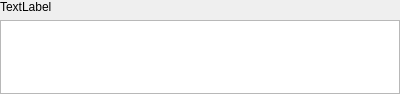
<?xml version="1.0" encoding="UTF-8"?>
<ui version="4.0">
 <class>Form</class>
 <widget class="QWidget" name="Form">
  <property name="geometry">
   <rect>
    <x>0</x>
    <y>0</y>
    <width>400</width>
    <height>94</height>
   </rect>
  </property>
  <property name="windowTitle">
   <string>Form</string>
  </property>
  <layout class="QGridLayout" name="gridLayout">
   <property name="leftMargin">
    <number>0</number>
   </property>
   <property name="topMargin">
    <number>0</number>
   </property>
   <property name="rightMargin">
    <number>0</number>
   </property>
   <property name="bottomMargin">
    <number>0</number>
   </property>
   <item row="0" column="0">
    <widget class="QLabel" name="username">
     <property name="text">
      <string>TextLabel</string>
     </property>
    </widget>
   </item>
   <item row="1" column="0">
    <widget class="QPlainTextEdit" name="message">
     <property name="sizePolicy">
      <sizepolicy hsizetype="Expanding" vsizetype="Expanding">
       <horstretch>0</horstretch>
       <verstretch>0</verstretch>
      </sizepolicy>
     </property>
    </widget>
   </item>
  </layout>
 </widget>
 <resources/>
 <connections/>
</ui>
